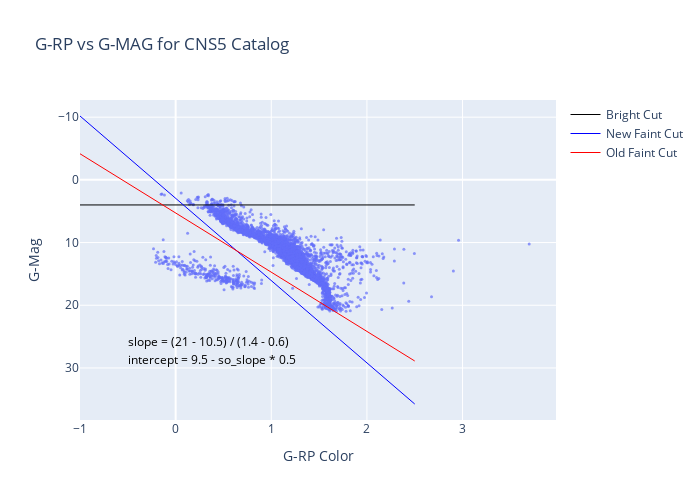

This figure's notebook cell:
### Code cell
make_plot_1(so_slope, so_intercept, 'slope = (21 - 10.5) / (1.4 - 0.6)', 'intercept = 9.5 - so_slope * 0.5')

### Figure 1 — Plotly figure (JSON) as saved in the notebook; plotly's stock layout.template omitted (floating-point values rounded to 4 significant figures; data arrays with more than 128 entries replaced by an {"elided": "..."} marker saying what was removed)
{"data": [{"marker": {"opacity": 0.7, "size": 3}, "mode": "markers", "showlegend": false, "type": "scatter", "x": {"elided": "5909 float values"}, "y": {"elided": "5909 float values"}}, {"line": {"color": "black", "width": 1}, "mode": "lines", "name": "Bright Cut", "type": "scatter", "x": [-1, 2.5], "y": [4, 4]}, {"line": {"color": "blue", "width": 1}, "mode": "lines", "name": "New Faint Cut", "type": "scatter", "x": [-1, 2.5], "y": [-10.19, 35.75]}, {"line": {"color": "red", "width": 1}, "mode": "lines", "name": "Old Faint Cut", "type": "scatter", "x": [-1, 2.5], "y": [-4.167, 28.89]}, {"mode": "text", "showlegend": false, "text": ["slope = (21 - 10.5) / (1.4 - 0.6)"], "textfont": {"color": "black", "size": 12}, "textposition": "bottom right", "type": "scatter", "x": [-0.5], "y": [25]}, {"mode": "text", "showlegend": false, "text": ["intercept = 9.5 - so_slope * 0.5"], "textfont": {"color": "black", "size": 12}, "textposition": "bottom right", "type": "scatter", "x": [-0.5], "y": [28]}], "layout": {"height": 500, "title": {"text": "G-RP vs G-MAG for CNS5 Catalog"}, "width": 700, "xaxis": {"title": {"text": "G-RP Color"}}, "yaxis": {"autorange": "reversed", "title": {"text": "G-Mag"}}}}
